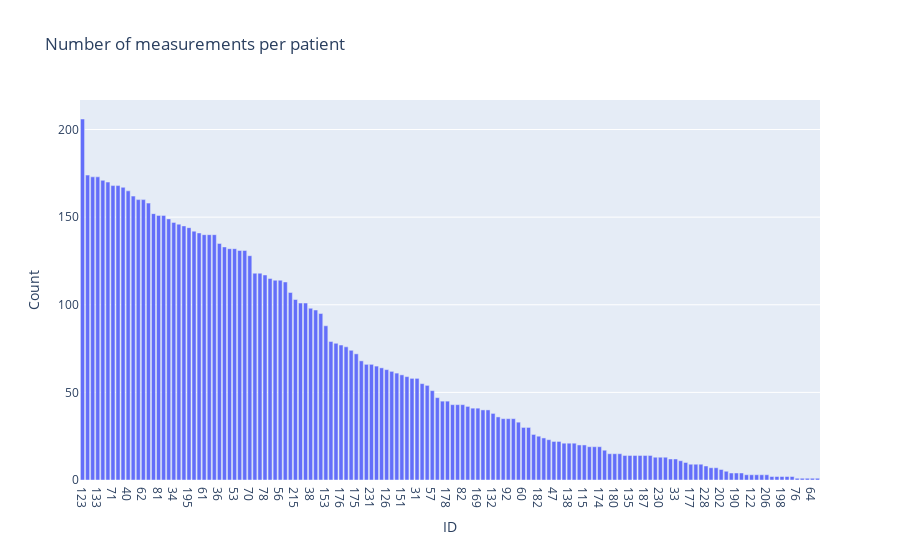

Write notebook code for a chart like this one.
### Code cell
# What are we analysing?
# Get the number of measurements per patient in O2_FEV1
counts = (
    O2_FEV1.groupby("ID")
    .count()
    .sort_values(by="FEV1", ascending=False)
    .reset_index()[["ID", "Date recorded"]]
)
# Rename date recorded to count
counts.rename(columns={"Date recorded": "Count"}, inplace=True)
# Bar plot of counts with ID on x-axis and "Date recorded" on y-axis
fig = px.bar(counts, x="ID", y="Count", title="Number of measurements per patient")
fig.show()

### Figure 1 — Plotly figure (JSON) as saved in the notebook; plotly's stock layout.template omitted (floating-point values rounded to 4 significant figures; data arrays with more than 128 entries replaced by an {"elided": "..."} marker saying what was removed)
{"data": [{"alignmentgroup": "True", "hovertemplate": "ID=%{x}<br>Count=%{y}<extra></extra>", "legendgroup": "", "marker": {"color": "#636efa", "pattern": {"shape": ""}}, "name": "", "offsetgroup": "", "orientation": "v", "showlegend": false, "textposition": "auto", "type": "bar", "x": {"elided": "146 str values"}, "xaxis": "x", "y": {"elided": "146 int values"}, "yaxis": "y"}], "layout": {"barmode": "relative", "legend": {"tracegroupgap": 0}, "title": {"text": "Number of measurements per patient"}, "xaxis": {"anchor": "y", "domain": [0, 1], "title": {"text": "ID"}}, "yaxis": {"anchor": "x", "domain": [0, 1], "title": {"text": "Count"}}}}
